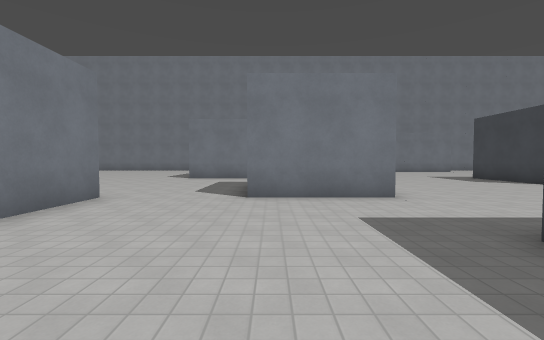
View 1 (above)

12 first-person views from a walk through a level from a Godot 3-D game. The camera is 1.5 m above the floor, tilts 2° down and sees 90° across. The floor is counted in squares, 2 m on a side. Each view is taken from the middle of a square. On the plan, view 1 faces up. The plan holds only what a view shows up to about 10 squares ahead; the rest is blank. The place goes on beyond the plan. Surface patterns are stand-ins for the level's own textures.

View 2
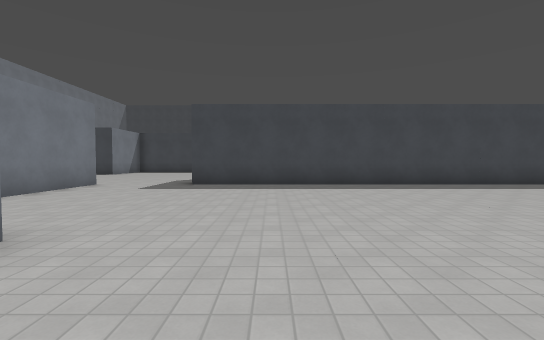

View 3
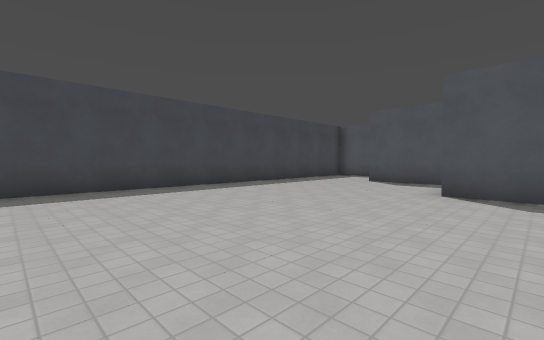

View 4
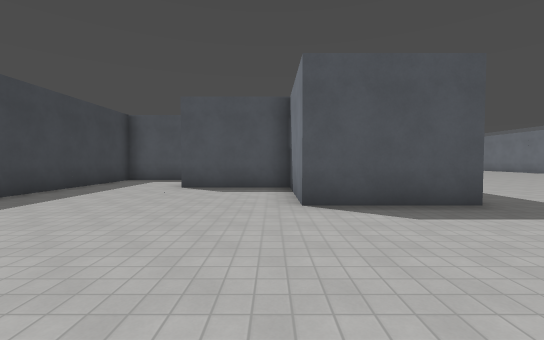

View 5
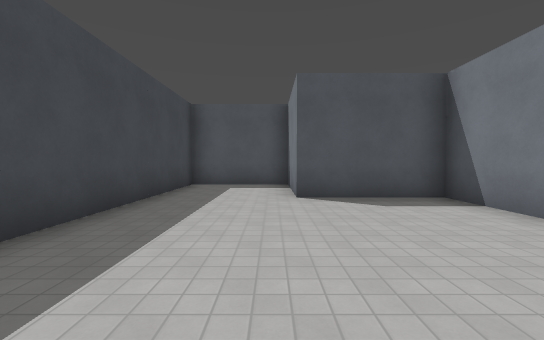

View 6
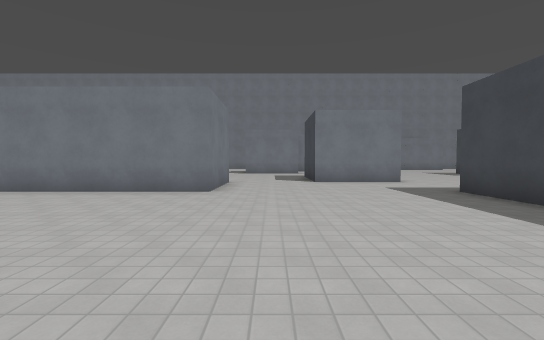

View 7
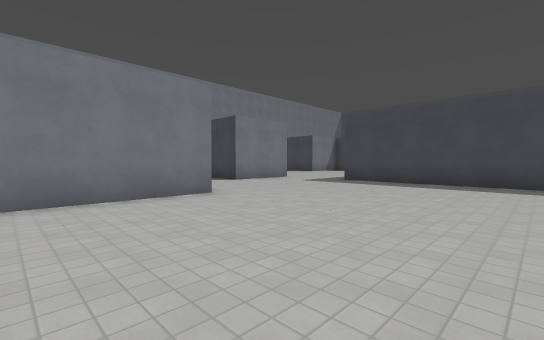

View 8
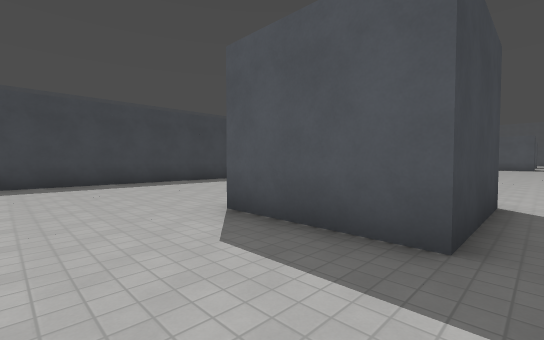

View 9
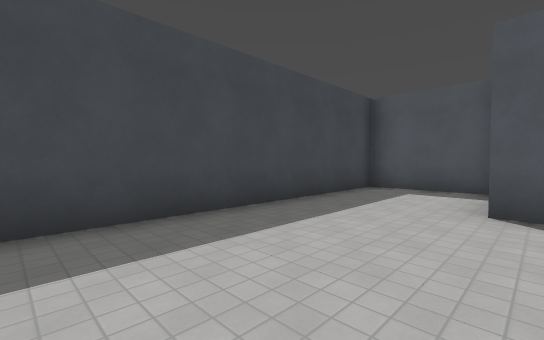

View 10
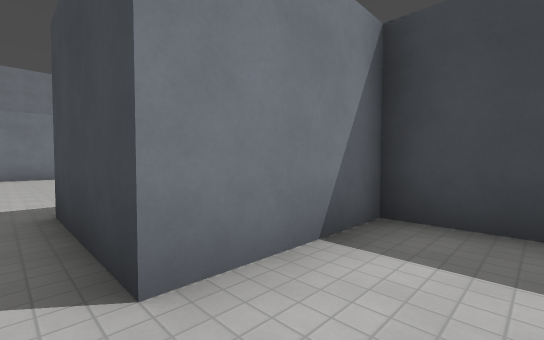

View 11
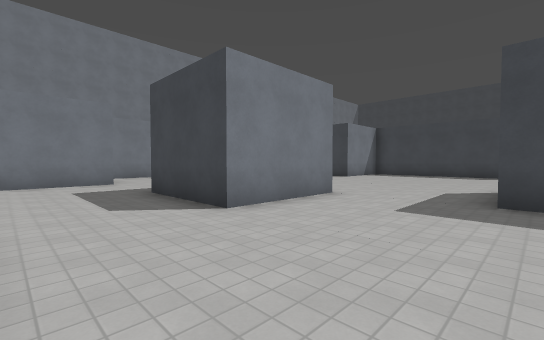

View 12
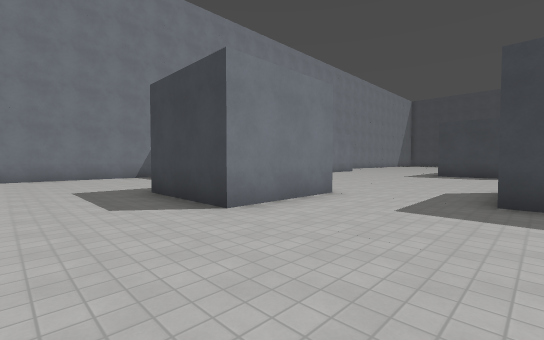

### Floor plan
Points are (right, up) in squares from view 1. A wall is a line through its corners. A room is listed if a view was taken in it or the views show most of it. See-through windows are left out.
Room 1 (views 1, 2, 3, 4, 5, 6, 7, 8, 9, 11)
walls: (-3.5, 4.5) (-3.5, 2.5) (-7.5, 2.5); (-6.5, -9.5) (-6.5, -6.5) (-3.5, -6.5) (-3.5, -9.5) (-0.5, -9.5) (-0.5, -12.5) (0, -12.5); (2.6, 5.5) (-0.5, 5.5); (1.9, -12.5) (2.5, -12.5) (2.5, 2.5)
ways out: opening at (-7, -9) to room 2; opening at (-2, 5.3) to room 3; opening at (3, 4) to room 3
Room 2 (view 10)
walls: (-3.5, -11.1) (-3.5, -9.5) (-6.5, -9.5)
ways out: opening at (-7, -9) to room 1
Room 3 (view 12)
walls: (8.5, 8.5) (8.5, 10); (-0.5, 5.5) (-0.5, 8.5); (-0.4, 11.5) (-3.5, 11.5) (-3.5, 14.5); (-3.5, 5.5) (-3.5, 4.5); (-4.2, 20.5) (-6, 20.5)
ways out: opening at (-2, 5.3) to room 1; opening at (3, 4) to room 1

Where each view was taken, in squares from view 1:
view 1: 0 up, 0 right, facing up
view 2: 0 up, 6 left, facing right
view 3: 0 up, 5 left, facing down-right
view 4: 2 down, 3 left, facing down
view 5: 4 down, 0 right, facing down
view 6: 4 down, 2 left, facing up
view 7: 3 down, 7 left, facing up-right
view 8: 4 down, 7 left, facing down-right
view 9: 5 down, 1 left, facing down-right
view 10: 11 down, 7 left, facing up-right
view 11: 2 up, 3 left, facing up-right
view 12: 8 up, 6 left, facing up-right
